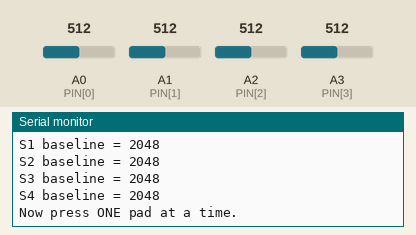
The sketch below on a simulated Arduino Zero (SAMD21). Shown: the last lines printed to the serial monitor. The test bench sets the inputs (shaded band); at power-on: A0 (PIN[0]) = 512, A1 (PIN[1]) = 512, A2 (PIN[2]) = 512, A3 (PIN[3]) = 512 (analog values on the 0–1023 scale).

Above: at 6.9 s.
7.0 s: A0 (PIN[0]) set to 542
At 7.19 s:
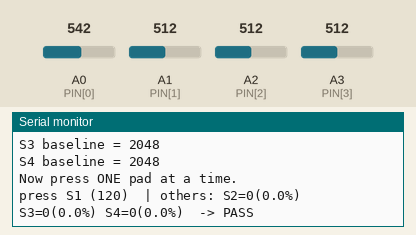
9.0 s: A1 (PIN[1]) set to 521
At 9.2 s:
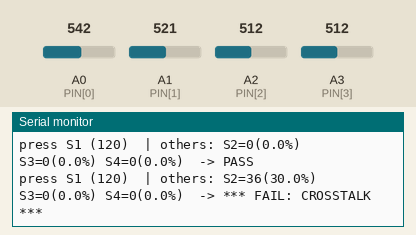
Timing chart, 0 to 12.0 s (numbered marks = the images above; inputs shaded):
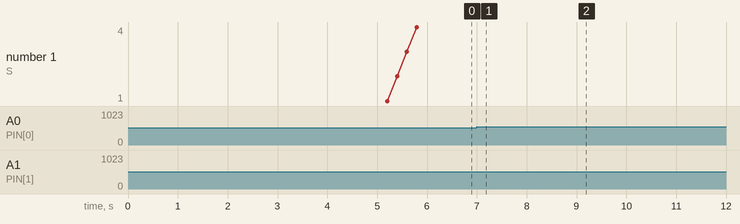

The sketch:

isolation_test.ino
```cpp
/*
 * SmartBall — Channel Isolation Test  (build QC, 2026-07)
 *
 * Catches the fault that killed the first ball: adjacent channels bridging
 * so two "independent" sensors carry the same signal.
 *
 * HOW TO USE
 *   1. Flash, open Serial Monitor @ 115200.
 *   2. Leave all sensors untouched ~3 s so it can zero the baselines.
 *   3. Press ONE pad at a time, firmly.
 *   4. Read the verdict. The pressed channel should be the only one moving.
 *
 *      PASS  = every other channel stays under CROSSTALK_PCT of the driver.
 *      FAIL  = another channel follows it -> bridge or coupling. Fix BEFORE potting.
 *
 * Run this at EVERY stage: after wiring, after conformal coat, after potting,
 * after stitching, and before every data session.
 *
 * If a channel pair fails, check whether the ratio stays CONSTANT across
 * different press forces: constant ratio = electrical bridge (bad solder /
 * flux / touching wires). Varying ratio = mechanical coupling through the
 * ball (tolerable, but document it).
 */

// Pins in sensor order S1..S4. Adjacent pads are acceptable in v2 because every
// connection is a housed female contact — no bare metal or flux on the pad row,
// which was v1's bridging mechanism. This test is what verifies that holds.
const int PIN[4]   = {A0, A1, A2, A3};
const char* NAME[4] = {"S1", "S2", "S3", "S4"};

const int   DRIVE_MIN     = 60;   // raw ADC rise that counts as "being pressed"
const float CROSSTALK_PCT = 5.0;  // other channels must stay under this % of driver

int baseline[4] = {0, 0, 0, 0};

void setup() {
  Serial.begin(115200);
  analogReadResolution(12);
  delay(2000);

  Serial.println("\n=== SmartBall channel isolation test ===");
  Serial.println("Keep hands OFF the sensors - zeroing baselines...");
  delay(3000);
  for (int c = 0; c < 4; c++) {
    long sum = 0;
    for (int i = 0; i < 64; i++) { sum += analogRead(PIN[c]); delay(3); }
    baseline[c] = sum / 64;
    Serial.print(NAME[c]); Serial.print(" baseline = "); Serial.println(baseline[c]);
  }
  Serial.println("\nNow press ONE pad at a time.\n");
}

void loop() {
  int v[4], driver = -1, dmax = 0;

  for (int c = 0; c < 4; c++) {
    v[c] = analogRead(PIN[c]) - baseline[c];
    if (v[c] < 0) v[c] = 0;
    if (v[c] > dmax) { dmax = v[c]; driver = c; }
  }

  if (dmax < DRIVE_MIN) { delay(50); return; }   // nothing pressed hard enough

  bool pass = true;
  Serial.print("press "); Serial.print(NAME[driver]);
  Serial.print(" ("); Serial.print(dmax); Serial.print(")  | others: ");

  for (int c = 0; c < 4; c++) {
    if (c == driver) continue;
    float pct = 100.0 * v[c] / dmax;
    Serial.print(NAME[c]); Serial.print("="); Serial.print(v[c]);
    Serial.print("("); Serial.print(pct, 1); Serial.print("%) ");
    if (pct > CROSSTALK_PCT) pass = false;
  }

  Serial.println(pass ? " -> PASS" : " -> *** FAIL: CROSSTALK ***");
  delay(250);   // one verdict per press, not per sample
}
```

Measured:
- the behaviour switches between 526 and 527 on A0 (PIN[0]) (found by bisection; images 0 and 1)
- the behaviour switches between 513 and 514 on A1 (PIN[1]) (found by bisection; images 1 and 2)
- after the input at 7.0 s, the serial monitor: prints a new line at once (image 1)
- after the input at 9.0 s, the serial monitor: prints a new line at once (image 2)
